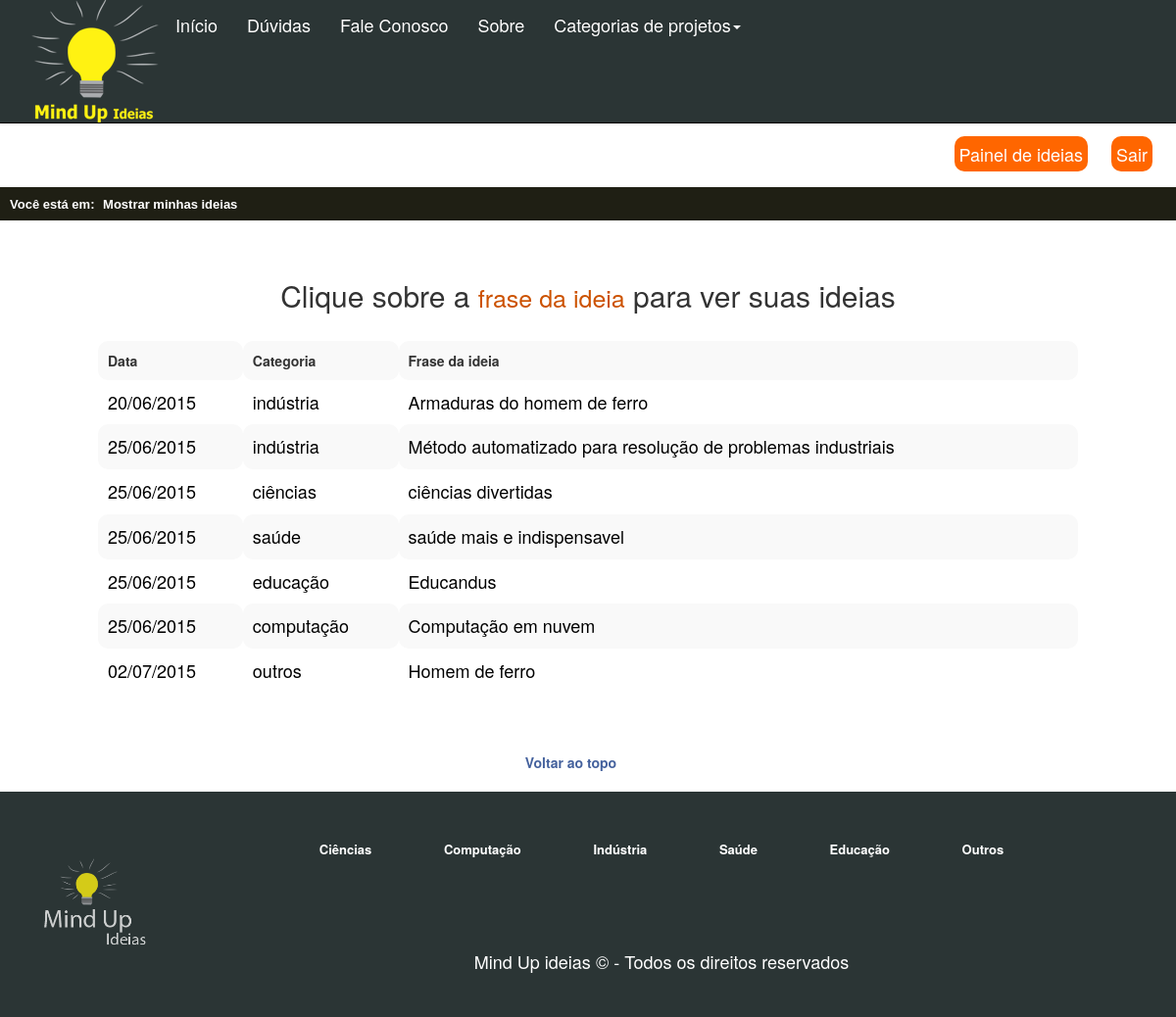
The app's page /view/mostrarideiainseridas.php (signed in) with its own data.
### tables this page shows
CREATE TABLE IF NOT EXISTS `ideiasusuarios` (
  `idideia` bigint(20) unsigned NOT NULL AUTO_INCREMENT,
  `idusuario` bigint(20) NOT NULL,
  `ideia` longtext NOT NULL,
  `data` date NOT NULL,
  `categoria` varchar(100) NOT NULL,
  `fraseDaIdeia` varchar(100) NOT NULL,
  `avaliacao` decimal(10,2) NOT NULL,
  `valor` varchar(80) NOT NULL,
  `ideia_paga` tinyint(1) NOT NULL,
  `ideia_patenteada` tinyint(1) NOT NULL,
  `ideia_em_busca_investimentos` tinyint(1) NOT NULL,
  `ideia_em_busca_investimentos_e_socios` tinyint(1) NOT NULL,
  `ideia_em_busca_de_mao_de_obra` tinyint(1) NOT NULL,
  `video_da_ideia` varchar(1000) NOT NULL,
  `imagem` varchar(1000) NOT NULL,
  PRIMARY KEY (`idideia`),
  UNIQUE KEY `idideia` (`idideia`)
);

### view/mostrarideiainseridas.php (the view, shortened to what this page needs)
<?php
       $caminho = new Caminho();
       $conexao = Conexao::getInstance();
    ?>
<?php
    if((!isset ($_SESSION['email']) == true) and (!isset ($_SESSION['senha']) == true)) {
        unset($_SESSION['email']);
        unset($_SESSION['senha']);
        echo $caminho->getCaminhoFimSessao();
    } else{
	    	$email = $_SESSION['email'];
	    	$resultado = $conexao->query("select id from usuario where email = '$email'");
	    	$a = $resultado->fetch();
	    	$idUser = $a[0];
			$resultado = $conexao->query("select * from ideiasusuarios where idusuario=$idUser");
			$valor_linhas_retornadas = $resultado->rowCount();
		?>
		<div id="localizaoSite">
	         <div id="localizaoReduzido">
	             <span class="fontDouradaTahoma">Você está em:</span><span class=""> &nbsp;Mostrar minhas ideias</span>
	          </div>
		</div>
		<br><br>
		<?php
				if($valor_linhas_retornadas > 0){
				echo "
					<h2>Clique sobre a <span class='fraseDaIdeiaSpan'>frase da ideia</span> para ver suas ideias</h2><br>
					<div class='corpoTelas'>
						<table class='table-striped'>
						<th>Data</th>
						<th>Categoria</th>
						<th>Frase da ideia</th>
				";
				while($a = $resultado->fetch()){
					$idIdeia= $a[0];
					$arrumaData = explode("-",$a[3]);
					$dataParaBancoMysql = $arrumaData[2].'/'.$arrumaData[1].'/'.$arrumaData[0];
					echo "<tr><td>" . $dataParaBancoMysql . "</td>";
					echo "<td>" . $a[4] . "</td>";
					echo "<td><a class='linksPainel' href='../view/mostrarDetalhesDaIdeia.php?idIdeia=$idIdeia'>" . $a[5] . "</a></td></tr>";
				}
			}else{
				echo "<h1 style='margin-bottom:100px;'>Sem ideias para mostrar!</h1>";
			}
				echo "</table><br><br>";
	   		}
		?>
<a href='#topo' class='topo'></div>Voltar ao topo</a><br><br>

### css/site.css (style rules this page uses)
.linksPainel { color:#000; }
.fraseDaIdeiaSpan { font-size: 25px; color:#CC5200; }
.fontDouradaTahoma { color: #FFF!important; margin-right:5px; }
* { margin: 0 auto; padding: 0px; }
body { text-align:center; background-color:#EFEFE7; overflow-x:hidden; }
#localizaoSite { width: 100%; min-width: 100%; height: 34px; background-color:#1F1F14; }
#localizaoReduzido { width:100%; height:100%; margin-left:10px; }
#localizaoReduzido span { font-family: Tahoma, Geneva, sans-serif; font-weight: bold; font-size: 13px; display: inline-block; position: relative; color: #fff; float: left; margin-top: 9px; }
table tr td { padding-top:5px; padding-bottom:5px; border-radius: 10px; padding: 10px; text-align: justify; }
table th { padding: 10px; text-align:justify; border-radius: 10px; }
table { text-align:center; width:1000px; border:0; }
.topo { color:#44619d; font-weight:bold; padding-right:35px; }
td { font-size: 18px; color: #000; text-align: left; }

### records on screen
ideiasusuarios: data "20/06/2015", categoria "indústria", fraseDaIdeia "Armaduras do homem de ferro"
ideiasusuarios: data "25/06/2015", categoria "indústria", fraseDaIdeia "Método automatizado para resolução de problemas industriais"
ideiasusuarios: data "25/06/2015", categoria "ciências", fraseDaIdeia "ciências divertidas"
ideiasusuarios: data "25/06/2015", categoria "saúde", fraseDaIdeia "saúde mais e indispensavel"
ideiasusuarios: data "25/06/2015", categoria "educação", fraseDaIdeia "Educandus"
ideiasusuarios: data "25/06/2015", categoria "computação", fraseDaIdeia "Computação em nuvem"
ideiasusuarios: data "02/07/2015", categoria "outros", fraseDaIdeia "Homem de ferro"
